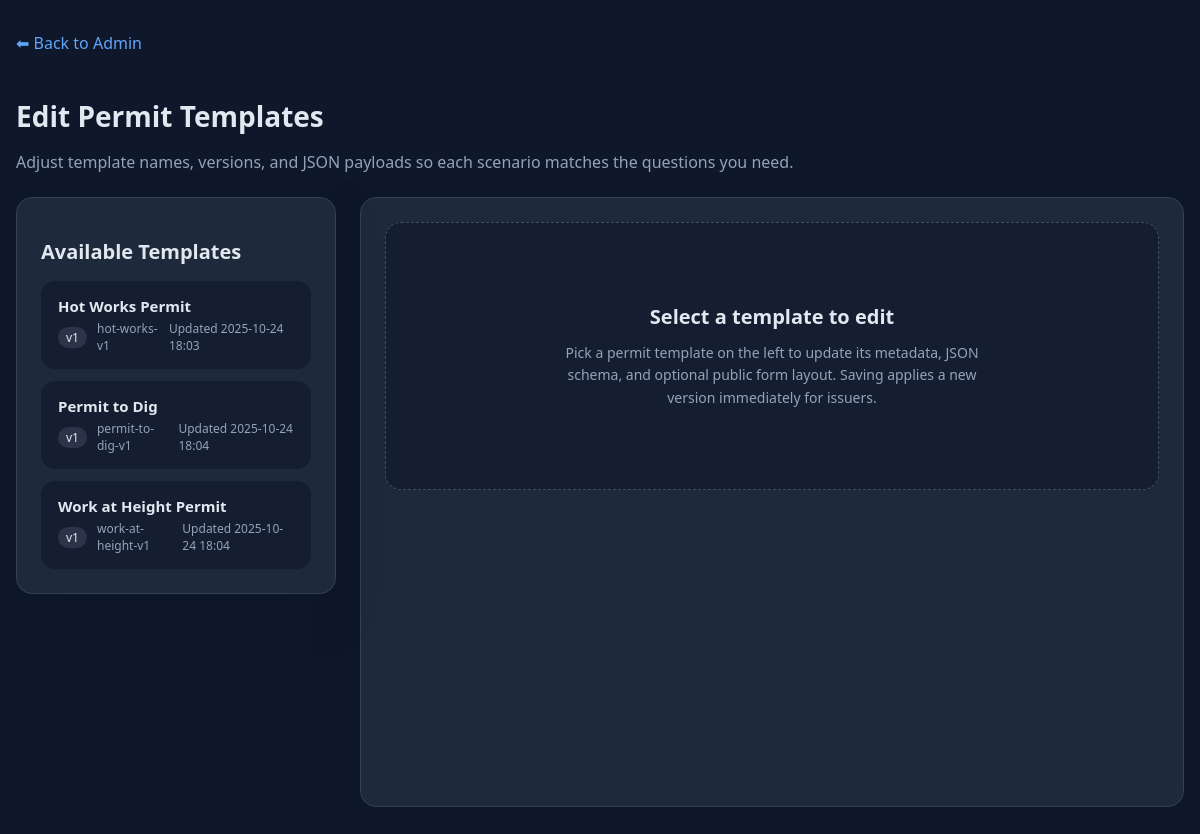
The app's page /admin-template-editor.php (signed in) with its own data.
### tables this page shows
CREATE TABLE `form_templates` (
  `id` char(36) NOT NULL,
  `name` varchar(191) NOT NULL,
  `version` int NOT NULL DEFAULT '1',
  `json_schema` mediumtext NOT NULL,
  `ui_schema` mediumtext,
  `created_by` varchar(191) DEFAULT NULL,
  `published_at` datetime DEFAULT NULL,
  `created_at` datetime NOT NULL DEFAULT CURRENT_TIMESTAMP,
  `updated_at` datetime NOT NULL DEFAULT CURRENT_TIMESTAMP ON UPDATE CURRENT_TIMESTAMP,
  `active` tinyint(1) DEFAULT '1' COMMENT 'Is template active/visible',
  `form_structure` text,
  `description` text
);

### admin-template-editor.php (the view, shortened to what the rows shown need)
<?php
[$app, $db, $root] = require __DIR__ . '/src/bootstrap.php';
$stmt = $db->pdo->prepare('SELECT * FROM users WHERE id = ? LIMIT 1');
$stmt->execute([$_SESSION['user_id']]);
$currentUser = $stmt->fetch(PDO::FETCH_ASSOC);
function formatDateForDisplay(?string $value): string
{
    try {
        $dt = new DateTime($value);
        return $dt->format('Y-m-d H:i');
    } catch (Throwable $e) {
        return htmlspecialchars($value, ENT_QUOTES | ENT_SUBSTITUTE, 'UTF-8');
    }
}
$errors = [];
$supportsFormStructure = false;
try {
    $db->pdo->query('SELECT form_structure FROM form_templates LIMIT 1');
    $supportsFormStructure = true;
} catch (Throwable $e) {
    $supportsFormStructure = false;
}
$activeTemplateId = null;
if ($_SERVER['REQUEST_METHOD'] === 'POST') {
    $activeTemplateId = trim($_POST['template_id'] ?? '');
    $formName = trim($_POST['name'] ?? '');
    $formVersion = trim($_POST['version'] ?? '');
    $schemaInput = trim($_POST['json_schema'] ?? '');
    $structureInput = trim($_POST['form_structure'] ?? '');
    if ($activeTemplateId === '') {
        $errors[] = 'Template identifier missing.';
    }
    if ($formName === '') {
        $errors[] = 'Template name is required.';
    }
    if ($formVersion === '' || !ctype_digit($formVersion) || (int)$formVersion < 1) {
        $errors[] = 'Version must be a positive whole number.';
    }
    if ($schemaInput === '') {
        $errors[] = 'Template schema cannot be empty.';
    }
    $decodedSchema = null;
    if (empty($errors)) {
        $decodedSchema = json_decode($schemaInput, true);
        if (json_last_error() !== JSON_ERROR_NONE) {
            $errors[] = 'Schema JSON is invalid: ' . json_last_error_msg();
        }
    }
    $decodedStructure = null;
    if ($supportsFormStructure && $structureInput !== '') {
        $decodedStructure = json_decode($structureInput, true);
        if (json_last_error() !== JSON_ERROR_NONE) {
            $errors[] = 'Form structure JSON is invalid: ' . json_last_error_msg();
        }
    }
    $templateRow = null;
    if (empty($errors)) {
        $lookup = $db->pdo->prepare('SELECT id FROM form_templates WHERE id = ? LIMIT 1');
        $lookup->execute([$activeTemplateId]);
        $templateRow = $lookup->fetch(PDO::FETCH_ASSOC);
        if (!$templateRow) {
            $errors[] = 'Template not found.';
        }
    }
    if (empty($errors)) {
        $driver = $db->pdo->getAttribute(PDO::ATTR_DRIVER_NAME);
        $timestampExpr = $driver === 'mysql' ? 'NOW()' : "datetime('now')";
        $nameValue = $formName;
        $versionValue = (int)$formVersion;
        $schemaValue = json_encode($decodedSchema, JSON_UNESCAPED_SLASHES | JSON_UNESCAPED_UNICODE);
        $structureValue = null;
        if ($supportsFormStructure) {
            $structureValue = $structureInput === ''
                ? null
                : json_encode($decodedStructure, JSON_UNESCAPED_SLASHES | JSON_UNESCAPED_UNICODE);
        }
        if ($supportsFormStructure) {
            $sql = "UPDATE form_templates SET name = ?, version = ?, json_schema = ?, form_structure = ?, updated_at = $timestampExpr WHERE id = ?";
            $params = [$nameValue, $versionValue, $schemaValue, $structureValue, $activeTemplateId];
        } else {
            $sql = "UPDATE form_templates SET name = ?, version = ?, json_schema = ?, updated_at = $timestampExpr WHERE id = ?";
            $params = [$nameValue, $versionValue, $schemaValue, $activeTemplateId];
        }
        $update = $db->pdo->prepare($sql);
        $update->execute($params);
        if (function_exists('logActivity')) {
            logActivity(
                'template_updated',
                'admin',
                'form_template',
                $activeTemplateId,
                sprintf('Template %s updated via admin UI by %s (%s).', $activeTemplateId, $currentUser['name'] ?? 'admin', $currentUser['email'] ?? '')
            );
        }
        header('Location: /admin-template-editor.php?template=' . urlencode($activeTemplateId) . '&updated=1');
        exit;
    } else {
        $schemaText = $schemaInput;
        $structureText = $structureInput;
    }
} else {
    $activeTemplateId = isset($_GET['template']) ? trim($_GET['template']) : null;
}
$listStmt = $db->pdo->query('SELECT id, name, version, updated_at, published_at FROM form_templates ORDER BY name ASC');
$templates = $listStmt->fetchAll(PDO::FETCH_ASSOC);
?><!doctype html>
<html lang="en">
<head>
</head>
<body>
    <div class="wrap">
        <h1>Edit Permit Templates</h1>
        <div class="layout">
            <div class="card card-list">
                <h2 style="margin-bottom:16px; font-size:20px;">Available Templates</h2>
                <?php if (!$templates): ?>
                    <p class="empty">No templates found. Run the importer first.</p>
                <?php else: ?>
                    <ul class="template-list">
                        <?php foreach ($templates as $template): ?>
                            <?php
                                $isActive = $template['id'] === $activeTemplateId;
                                $class = $isActive ? 'template-button active' : 'template-button';
                            ?>
                            <li>
                                <a class="<?php echo $class; ?>" href="/admin-template-editor.php?template=<?php echo urlencode($template['id']); ?>">
                                    <span class="template-title"><?php echo htmlspecialchars($template['name'], ENT_QUOTES | ENT_SUBSTITUTE, 'UTF-8'); ?></span>
                                    <div class="template-meta">
                                        <span class="tag">v<?php echo htmlspecialchars((string)$template['version'], ENT_QUOTES | ENT_SUBSTITUTE, 'UTF-8'); ?></span>
                                        <span><?php echo htmlspecialchars($template['id'], ENT_QUOTES | ENT_SUBSTITUTE, 'UTF-8'); ?></span>
                                        <span>Updated <?php echo formatDateForDisplay($template['updated_at'] ?? null); ?></span>
                                    </div>
                                </a>
                            </li>
                        <?php endforeach; ?>
                    </ul>
                <?php endif; ?>
            </div>
        </div>
    </div>
</body>
</html>

### records on screen
form_templates: name "Hot Works Permit", version "1", id "hot-works-v1", updated_at "2025-10-24 18:03"
form_templates: name "Permit to Dig", version "1", id "permit-to-dig-v1", updated_at "2025-10-24 18:04"
form_templates: name "Work at Height Permit", version "1", id "work-at-height-v1", updated_at "2025-10-24 18:04"
